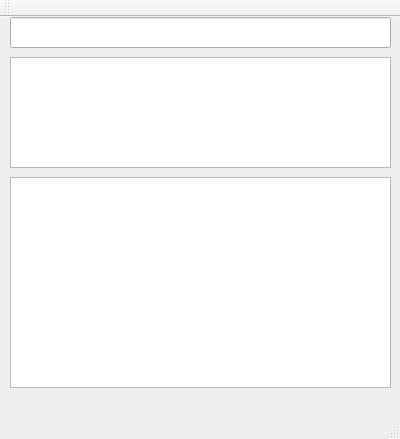
<?xml version="1.0" encoding="UTF-8"?>
<ui version="4.0">
 <class>MainWindow</class>
 <widget class="QMainWindow" name="MainWindow">
  <property name="geometry">
   <rect>
    <x>0</x>
    <y>0</y>
    <width>400</width>
    <height>439</height>
   </rect>
  </property>
  <property name="windowTitle">
   <string>MainWindow</string>
  </property>
  <widget class="QWidget" name="centralWidget">
   <widget class="QLineEdit" name="lineEdit">
    <property name="geometry">
     <rect>
      <x>10</x>
      <y>0</y>
      <width>381</width>
      <height>31</height>
     </rect>
    </property>
   </widget>
   <widget class="QTextEdit" name="textEdit">
    <property name="geometry">
     <rect>
      <x>10</x>
      <y>40</y>
      <width>381</width>
      <height>111</height>
     </rect>
    </property>
   </widget>
   <widget class="QPlainTextEdit" name="plainTextEdit">
    <property name="geometry">
     <rect>
      <x>10</x>
      <y>160</y>
      <width>381</width>
      <height>211</height>
     </rect>
    </property>
   </widget>
  </widget>
  <widget class="QMenuBar" name="menuBar">
   <property name="geometry">
    <rect>
     <x>0</x>
     <y>0</y>
     <width>400</width>
     <height>33</height>
    </rect>
   </property>
  </widget>
  <widget class="QToolBar" name="mainToolBar">
   <attribute name="toolBarArea">
    <enum>TopToolBarArea</enum>
   </attribute>
   <attribute name="toolBarBreak">
    <bool>false</bool>
   </attribute>
  </widget>
  <widget class="QStatusBar" name="statusBar"/>
 </widget>
 <layoutdefault spacing="6" margin="11"/>
 <resources/>
 <connections/>
</ui>
